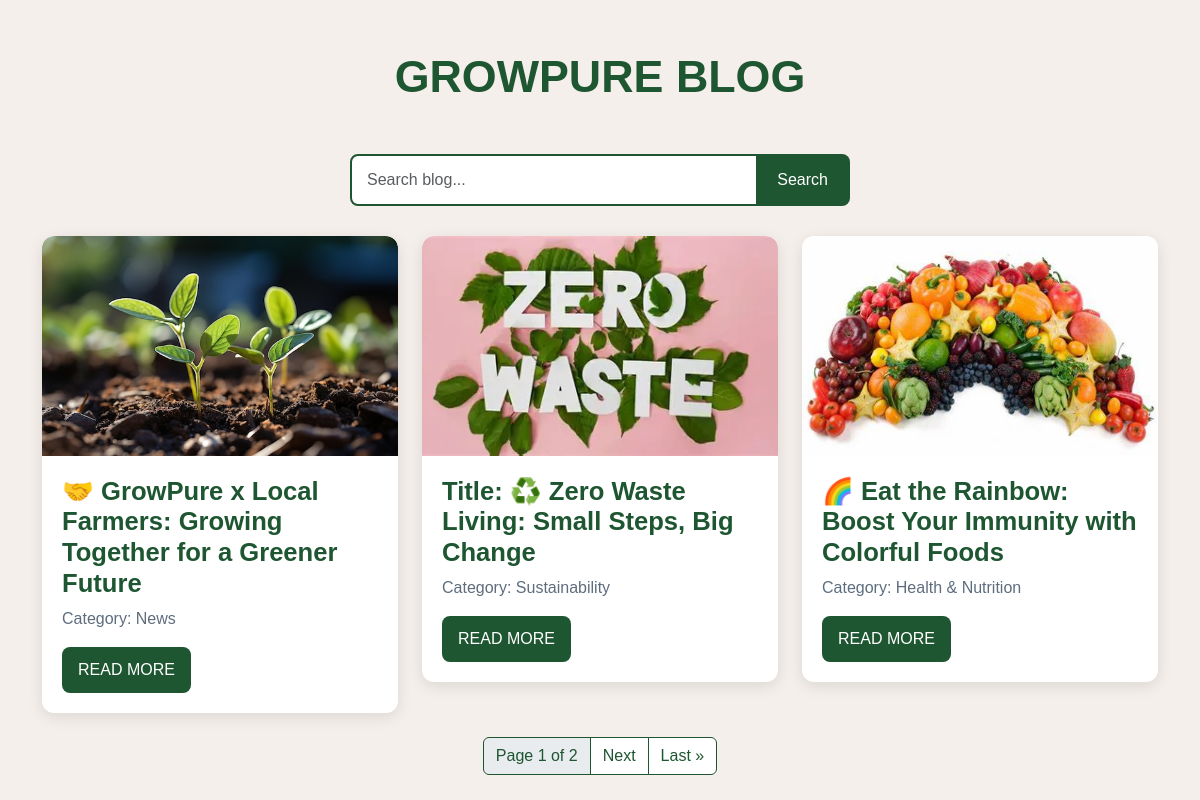
Screenshot of /blog/ with the database file from the repository.
### myApp/models.py (models this page shows, shortened)
class BlogPost(models.Model):
    title = models.CharField(max_length=200)
    slug = models.SlugField(unique=True)
    author = models.ForeignKey(User, on_delete=models.CASCADE)
    content = models.TextField()
    image = models.ImageField(upload_to='blog_images/', blank=True, null=True)
    category = models.CharField(max_length=100, choices=[
        ('Organic Farming', 'Organic Farming'),
        ('Health & Nutrition', 'Health & Nutrition'),
        ('Sustainability', 'Sustainability'),
        ('News', 'News'),
    ])
    tags = models.CharField(max_length=200, blank=True)
    created_at = models.DateTimeField(auto_now_add=True)
    updated_at = models.DateTimeField(auto_now=True)

### GrowPure/views.py (the view)
# urls.py: path('blog/', views.blog_list, name='blog_list'),
def blog_list(request):
    query = request.GET.get('q')  # Get the search query from URL parameters
    posts = BlogPost.objects.all().order_by('-created_at')  # Get all posts
    if query:
        posts = posts.filter(
            Q(title__icontains=query) |  # Search in title
            Q(category__icontains=query) |  # Search in category
            Q(content__icontains=query)  # Search in content
        )
    paginator = Paginator(posts, 3)
    page_number = request.GET.get('page')  # Get the current page number
    page_obj = paginator.get_page(page_number)  # Get paginated page object
    return render(request, 'blog/blog_list.html', {'page_obj': page_obj, 'query': query})

### templates/blog/blog_list.html (shortened to what this page needs)
<!DOCTYPE html>
<html lang="en">
<head>
    <link rel="stylesheet" href="https://cdnjs.cloudflare.com/ajax/libs/bootstrap/5.3.0/css/bootstrap.min.css">
</head>
<body>
    <div class="container">
        <h1 class="blog-header">GrowPure Blog</h1>
        <form method="GET" action="{% url 'blog_list' %}" class="search-form">
            <div class="input-group">
                <input type="text" name="q" class="form-control search-input" placeholder="Search blog..." value="{{ query|default_if_none:'' }}">
                <button type="submit" class="btn btn-search">Search</button>
            </div>
        </form>
        <div class="row">
            {% if page_obj %}
                {% for post in page_obj %}
                <div class="col-lg-4 col-md-6 col-sm-12 mb-4">
                    <div class="card">
                        {% if post.image %}
                        <img src="{{ post.image.url }}" class="card-img-top" alt="{{ post.title }}">
                        {% endif %}
                        <div class="card-body">
                            <h5 class="card-title">{{ post.title }}</h5>
                            <p class="card-text">Category: {{ post.category }}</p>
                            <a href="{% url 'blog_detail' post.slug %}" class="btn btn-read">Read More</a>
                        </div>
                    </div>
                </div>
                {% endfor %}
            {% else %}
                <p class="text-center text-danger">No results found for "{{ query }}"</p>
            {% endif %}
        </div>
    </div>
<nav aria-label="Page navigation">
    <ul class="pagination justify-content-center">
        <li class="page-item disabled">
            <span class="page-link">Page {{ page_obj.number }} of {{ page_obj.paginator.num_pages }}</span>
        </li>
        {% if page_obj.has_next %}
        <li class="page-item">
            <a class="page-link" href="?page={{ page_obj.next_page_number }}{% if query %}&q={{ query }}{% endif %}">Next</a>
        </li>
        <li class="page-item">
            <a class="page-link" href="?page={{ page_obj.paginator.num_pages }}{% if query %}&q={{ query }}{% endif %}">Last &raquo;</a>
        </li>
        {% endif %}
    </ul>
</nav>
</body>
</html>

### templates/blog/blog_list.html (style rules this page uses)
body { background-color: #F4EFEA; font-family: 'Poppins', sans-serif; color: #2C3E50; }
.blog-header { text-align: center; margin: 50px 0; font-weight: 700; font-size: 2.8rem; color: #1E5631; text-transform: uppercase; }
.card { border-radius: 12px; overflow: hidden; transition: all 0.3s ease-in-out; border: none; background-color: #ffffff; box-shadow: 0px 4px 15px rgba(0, 0, 0, 0.1); }
.card img { height: 220px; object-fit: cover; border-top-left-radius: 12px; border-top-right-radius: 12px; }
.card-body { padding: 20px; text-align: left; }
.card-title { font-size: 1.6rem; font-weight: 600; color: #1E5631; }
.card-text { font-size: 1rem; color: #5D6D7E; }
.btn-read { background-color: #1E5631; color: white; border-radius: 8px; padding: 10px 15px; font-weight: 500; text-transform: uppercase; transition: all 0.3s ease-in-out; display: block; width: max-content; margin-top: 10px; }
.search-form { max-width: 500px; margin: 0 auto 30px auto; position: relative; }
.search-input { padding: 12px 15px; border: 2px solid #1E5631; border-radius: 8px 0 0 8px; font-size: 16px; transition: 0.3s ease-in-out; box-shadow: none; }
.btn-search { background-color: #1E5631; color: white; padding: 12px 20px; font-size: 16px; font-weight: 500; border: 2px solid #1E5631; border-left: none; border-radius: 0 8px 8px 0; cursor: pointer; transition: all 0.3s ease-in-out; }
.pagination .page-link { color: #1E5631; border: 1px solid #1E5631; transition: all 0.3s ease-in-out; }

### rows the page displays
BlogPost: image (picture), title "🤝 GrowPure x Local Farmers: Growing Together for a Greener Future", category "News"
BlogPost: image (picture), title "Title: ♻️ Zero Waste Living: Small Steps, Big Change", category "Sustainability"
BlogPost: image (picture), title "🌈 Eat the Rainbow: Boost Your Immunity with Colorful Foods", category "Health & Nutrition"

### other values shown
{{ page_obj.number }} "1"
{{ page_obj.paginator.num_pages }} "2"
